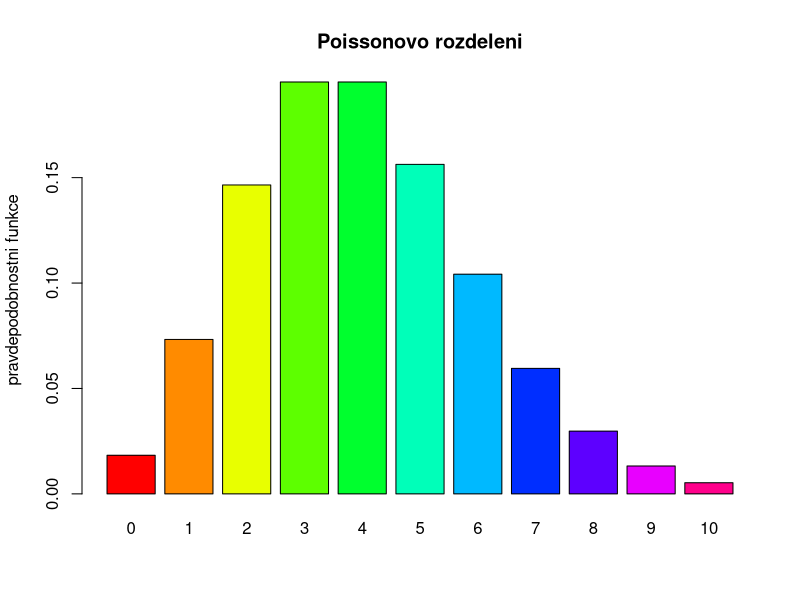
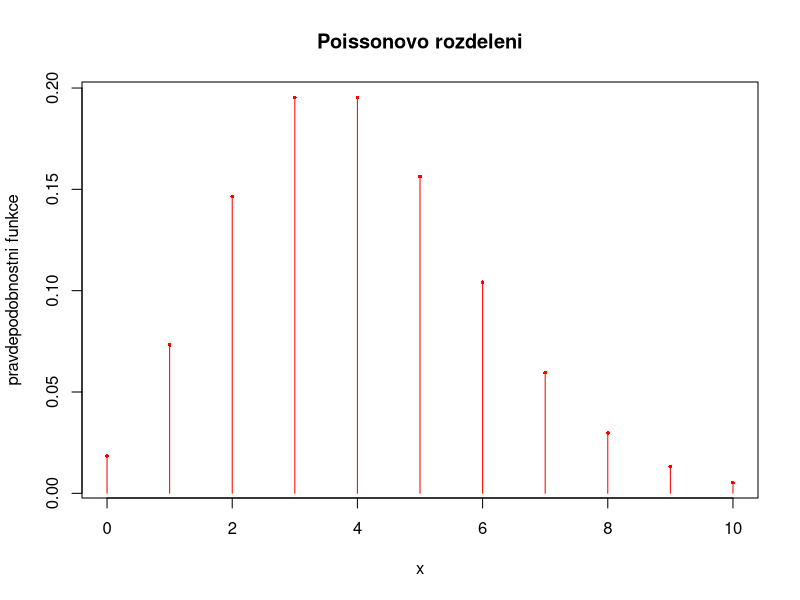
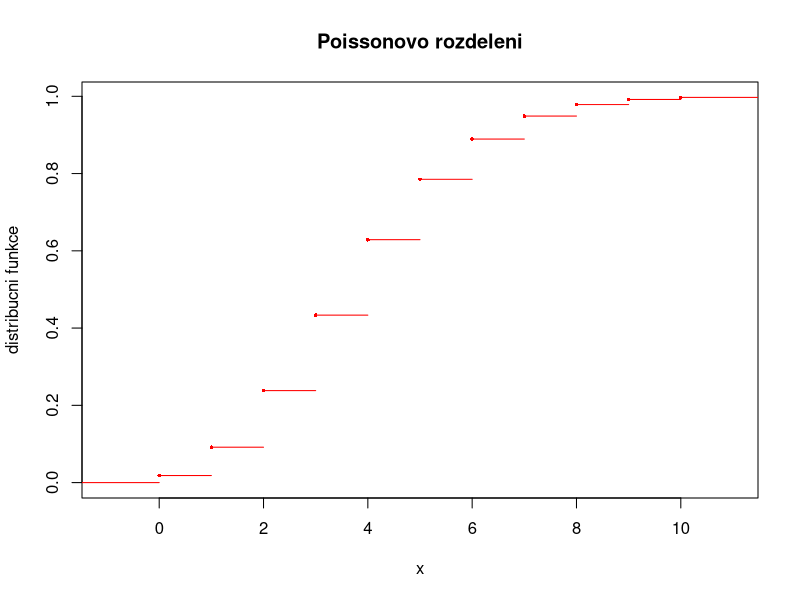

The R script that drew these images, in order:
# Priklad 4

lambda <- 4
#	mozne hodnoty x jsou vsechna prirozena cisla, 
#	horni mez sekvence hodnot x v R je tak nutno patricne upravit 
x <- seq (0, 10)
titulek <- "Poissonovo rozdeleni"

# pravdepodobnostni funkce
pravdepodobnostni <- dpois (x, lambda = lambda)

#	sloupcovy graf
barplot (pravdepodobnostni, col = rainbow (length (x)), names.arg = x, ylab = "pravdepodobnostni funkce", main = titulek)

#	klasicky bodovy (korektne matematicky) graf
plot (x, pravdepodobnostni, type = "h", col = "red", ylab = "pravdepodobnostni funkce", main = titulek)
points (x, pravdepodobnostni, pch = 16, cex = 0.5, col = "red")

# distribucni funkce
distribucni <- ppois (x, lambda = lambda)
# jedna se o skokovou funkci
dist.fce <- stepfun (x, c (0, distribucni))

# distribucni funkce je vzdy zprava spojita, 
# tzn. leve krajni body vzdy patri k useckam
plot (dist.fce, verticals = FALSE, col = "red", pch = 16, cex = 0.5, ylab = "distribucni funkce", main = titulek)

# (A)
dpois(0,lambda)

# (B)
ppois(4,lambda)

# (C)
1 - dpois(0,lambda)

# (D)
ppois(6, lambda) - ppois(1,lambda)
